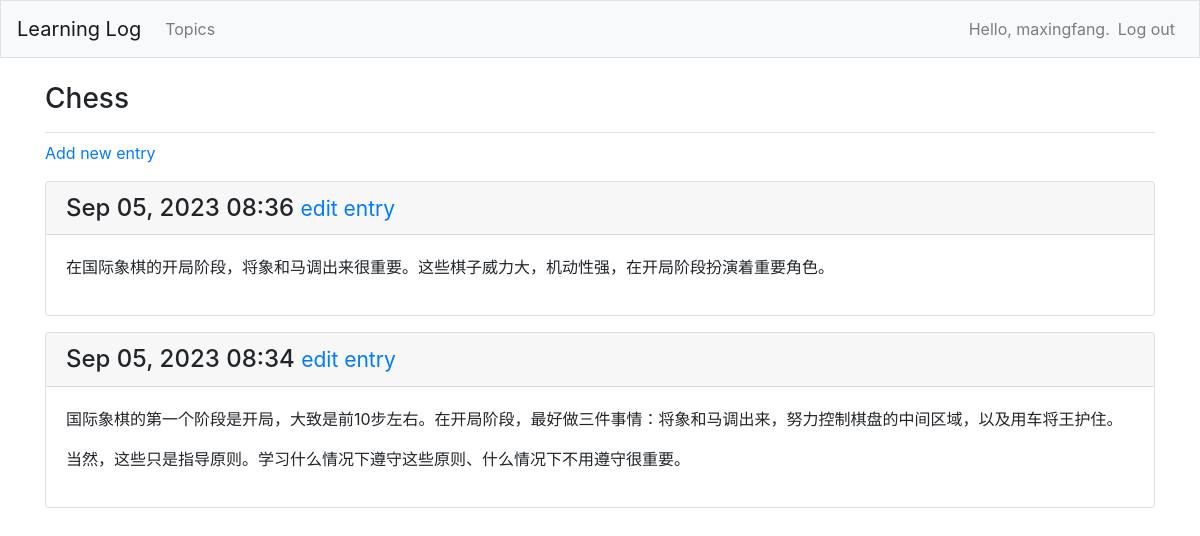
The page /topics/1/ (signed in) on the database its author committed.
### learning_logs/models.py (models this page shows, shortened)
class Topic(models.Model):
    text = models.CharField(max_length=200)
    date_added = models.DateTimeField(auto_now_add=True)
    owner = models.ForeignKey(User, on_delete=models.CASCADE)
    def __str__(self):
        return self.text

class Entry(models.Model):
    topic = models.ForeignKey(Topic, on_delete=models.CASCADE)
    text = models.TextField()
    date_added = models.DateTimeField(auto_now_add=True)
    class Meta:
        verbose_name_plural = 'entries'

### learning_logs/views.py (the view)
# urls.py: path('topics/<int:topic_id>/', views.topic, name='topic'),
@login_required
def topic(request, topic_id):
    topic = Topic.objects.get(id=topic_id)
    if topic.owner != request.user:
        raise Http404
    entries = topic.entry_set.order_by('-date_added')
    context = {'topic': topic, 'entries': entries}
    return render(request, 'learning_logs/topic.html', context)

### learning_logs/templates/learning_logs/topic.html
{% extends 'learning_logs/base.html' %}
{% block page_header %}
    <h3>{{ topic }}</h3>
{% endblock page_header %}
{% block content %}
    <p>
        <a href="{% url 'learning_logs:new_entry' topic.id %}">Add new entry</a>
    </p>
    {% for entry in entries %}
        <div class="card mb-3">
            <h4 class="card-header">
                {{ entry.date_added|date:'M d, Y H:i' }}
                <small><a href="{% url 'learning_logs:edit_entry' entry.id %}">
                    edit entry</a></small>
            </h4>
            <div class="card-body">
                {{ entry.text|linebreaks }}
            </div>
        </div>
    {% empty %}
        <p>There are no entries for this topic yet.</p>
    {% endfor %}
{% endblock content %}

### learning_logs/templates/learning_logs/base.html (shortened to what this page needs)
{% load bootstrap4 %}
<!DOCTYPE html>
<html>
<head>
    {% bootstrap_css %}
</head>
<body>
<nav class="navbar navbar-expand-md navbar-light bg-light mb-4 border">
    <a class="navbar-brand" href="{% url 'learning_logs:index' %}">
        Learning Log</a>
    <div class="collapse navbar-collapse" id="navbarCollapse">
        <ul class="navbar-nav mr-auto">
            <li class="nav-item">
                <a class="nav-link" href="{% url 'learning_logs:topics' %}">
                    Topics</a></li>
        </ul>
        <ul class="navbar-nav ml-auto">
            {% if user.is_authenticated %}
                <li class="nav-item">
                    <span class="navbar-text">Hello, {{ user.username }}.</span>
                </li>
                <li class="nav-item">
                    <a class="nav-link" href="{% url 'users:logout' %}">Log out</a>
                </li>
            {% else %}
                <li class="nav-item">
                    <a class="nav-link" href="{% url 'users:register' %}">Register</a>
                </li>
                <li class="nav-item">
                    <a class="nav-link" href="{% url 'users:login' %}">Log in</a></li>
            {% endif %}
        </ul>
    </div>
</nav>
<main role="main" class="container">
    <div class="pb-2 mb-2 border-bottom">
        {% block page_header %}{% endblock page_header %}
    </div>
    <div>
        {% block content %}{% endblock content %}
    </div>
</main>
</body>
</html>

### rows shown on the page
Topic: text "Chess"
Entry: date_added "Sep 05, 2023 08:36", text "在国际象棋的开局阶段，将象和马调出来很重要。这些棋子威力大，机动性强，在开局阶段扮演着重要角色。"
Entry: date_added "Sep 05, 2023 08:34", text "国际象棋的第一个阶段是开局，大致是前10步左右。在开局阶段，最好做三件事情：将象和马调出来，努力控制棋盘的中间区域，以及用车将王护住。 当然，这些只是指导原则。学习什么情况下遵守这些原则、什么情况下不用遵守很重要。"

### other values the page prints
{{ user.username }} "maxingfang"
